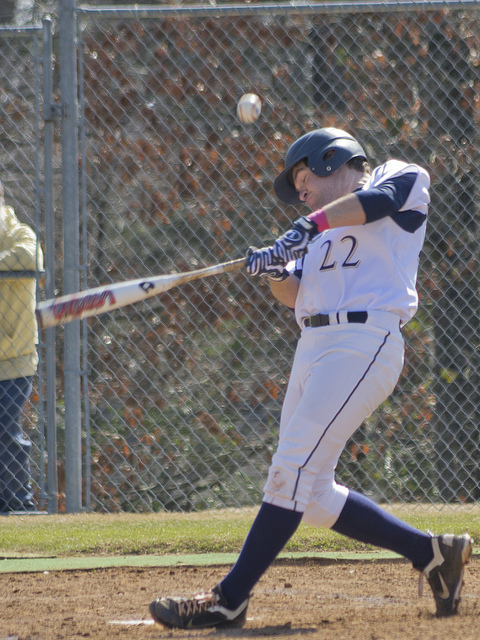
#> input picture data/1.jpg, 480 x 640 px
$ python log_and_inverse_transform.py data/1.jpg
#> lines starting #> are read from the running program, lines starting #| are printed output that depends on the picture
# log transform
# Low inttensity values in the image are mapped to a wider range of output levels.
# the opposite is true for higher values
# s = R(r) = c*log(1+r)
# c = 255/(log(1+max_input_pixel_value))
# Application: Expands the dark pixels in the image while compressing the brighter pixels

import sys
import numpy as np
import skimage.color
import skimage.io
from matplotlib import pyplot as plt
from matplotlib.colors import NoNorm

# log transform
r = np.arange(0,256)
c = 255 / (np.log(1 + 255))
s = c * np.log (1 + r)

# inverse transform
y = np.exp(r ** 1 / c)- 1

plt.figure()
plt.plot(r, s)
plt.plot(r, y)
plt.show()
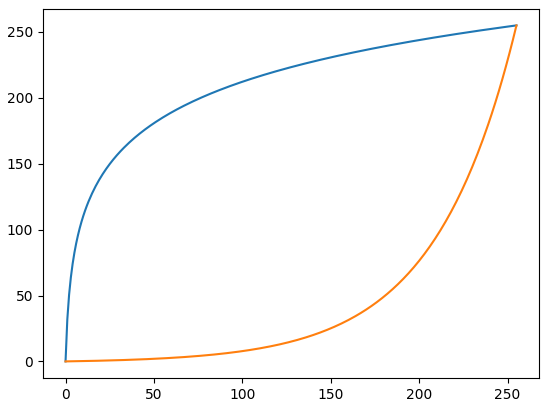
#> figure drawn by matplotlib, 1 panel; curve peaks at x = 255, y = 255; curve peaks at x = 255, y = 255

# read original image
image = skimage.io.imread(fname = sys.argv[1])
#> image is the input picture: shape (640, 480, 3); mean R, G, B 114.3, 110.1, 106.4
# image = skimage.io.imread("image_path")

# original image histogram
hist, bin_edges = np.histogram(image, bins = 256, range = (0, 256))
#> hist = 256 values, max 11549 at index 92, min 0 at index 0, mean 3600; bin_edges = 257 values from 0 to 256

# apply log transform method
log_img = c * np.log (image + 1)
#> log_img: shape (640, 480, 3) float16; 0.04% of the values are NaN or infinite; the others: min 114.2, max 255, mean 213.6

# convert float value to int
log_img = np.array(log_img, dtype = np.uint8)
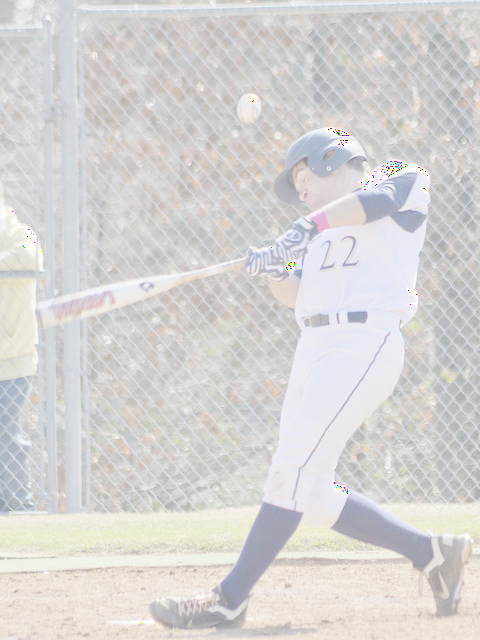
#> log_img: shape (640, 480, 3); mean R, G, B 214.5, 213.1, 211.7
# log imgae histogram
histogram, bin_edges = np.histogram(log_img, bins = 256, range = (0, 256))
#> histogram = 256 values, max 33883 at index 209, min 0 at index 1, mean 3600

# apply inverse transform method
inverse_image = np.exp(image ** 1 / c) - 1
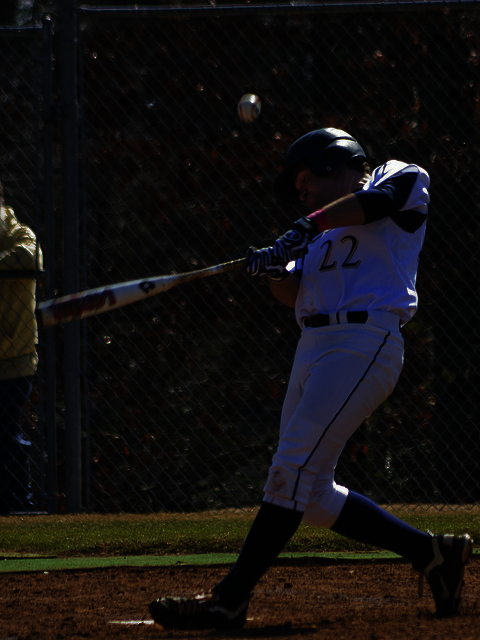
#> inverse_image: shape (640, 480, 3) float64; mean R, G, B 17.8, 15.4, 15.4

# convert float value to int
inverse_image = np.array(inverse_image, dtype = np.uint8)
# inverse histogram
histo , bin_edges = np.histogram(inverse_image, bins = 256, range = (0, 256))
#> histo = 256 values, max 79325 at index 4, min 0 at index 47, mean 3600

# plot histogram
plt.figure(figsize = (15, 4))
plt.subplot(1, 3, 1)
plt.xlim(0, 256)
plt.plot(bin_edges[0:-1], hist)
plt.subplot(1, 3, 1)
plt.xlim(0, 256)
plt.plot(bin_edges[0:-1], histogram)
plt.subplot(1, 3, 1)
plt.xlim(0, 256)
plt.plot(bin_edges[0:-1], histo)
plt.show()
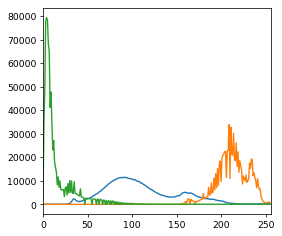
#> figure drawn by matplotlib, 1 panel; curve peaks at x = 92, y = 11549; curve peaks at x = 209, y = 33883; curve peaks at x = 4, y = 79325


# image plot
plt.figure(figsize = (15, 4))
plt.subplot(1, 3, 1)
plt.imshow(image, cmap = 'gray', norm = NoNorm())
plt.subplot(1, 3, 2)
plt.imshow(log_img, cmap = 'gray', norm = NoNorm())
plt.subplot(1, 3, 3)
plt.imshow(inverse_image, cmap = 'gray', norm = NoNorm())
# plt.show()

# save images
plt.savefig('result.png')

def rgb_hist(img):

	# select RGB
	colors = ("red", "green", "blue")
	channel_ids = (0, 1, 2)

	# histogram for each color
	plt.figure()
	plt.title("Colored Histogram")
	plt.xlabel("Color Values")
	plt.ylabel("Pixels")
	plt.xlim([0, 256])
	for channel_id, c in zip(channel_ids, colors):
		histogram, bin_edges = np.histogram(img[:, :, channel_id], bins = 256, range = (0, 256))
		plt.plot(bin_edges[0:-1], histogram, color = c)

	plt.show()
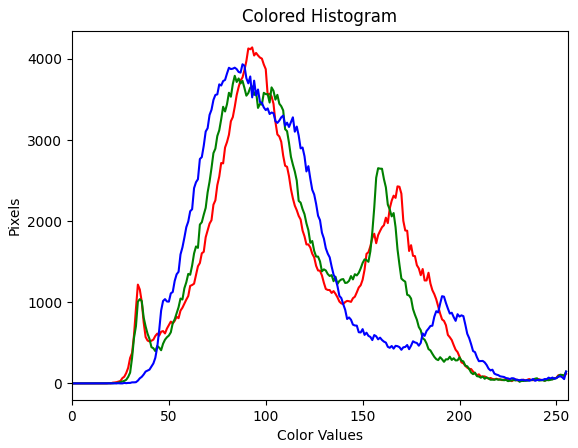
#> figure drawn by matplotlib, 1 panel; curve peaks at x = 93, y = 4142; curve peaks at x = 84, y = 3792; curve peaks at x = 88, y = 3934

rgb_hist(image)
rgb_hist(log_img)
#> in rgb_hist (call 2), `plt.show()`:
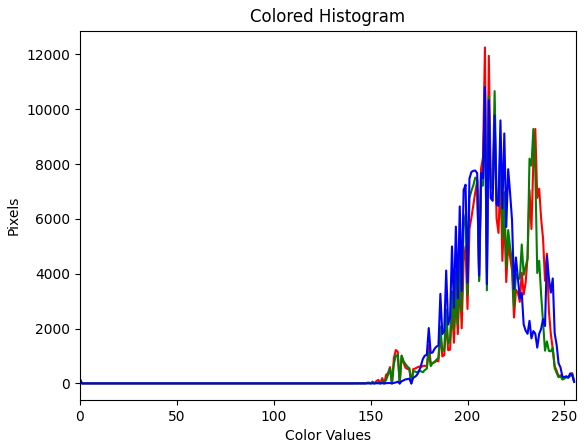
#> figure drawn by matplotlib, 1 panel; curve peaks at x = 209, y = 12258; curve peaks at x = 209, y = 10817; curve peaks at x = 209, y = 10808
rgb_hist(inverse_image)
#> in rgb_hist (call 3), `plt.show()`:
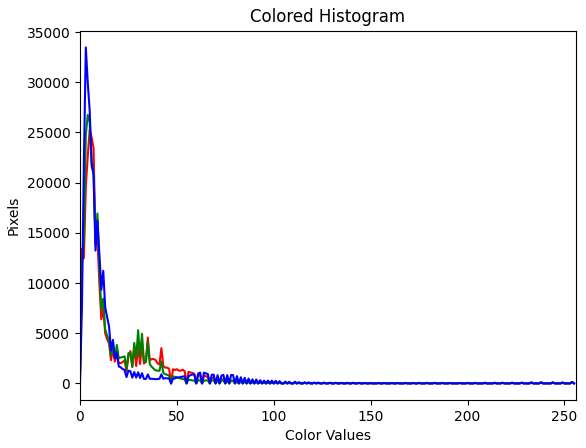
#> figure drawn by matplotlib, 1 panel; curve peaks at x = 5, y = 25269; curve peaks at x = 4, y = 26747; curve peaks at x = 3, y = 33467
